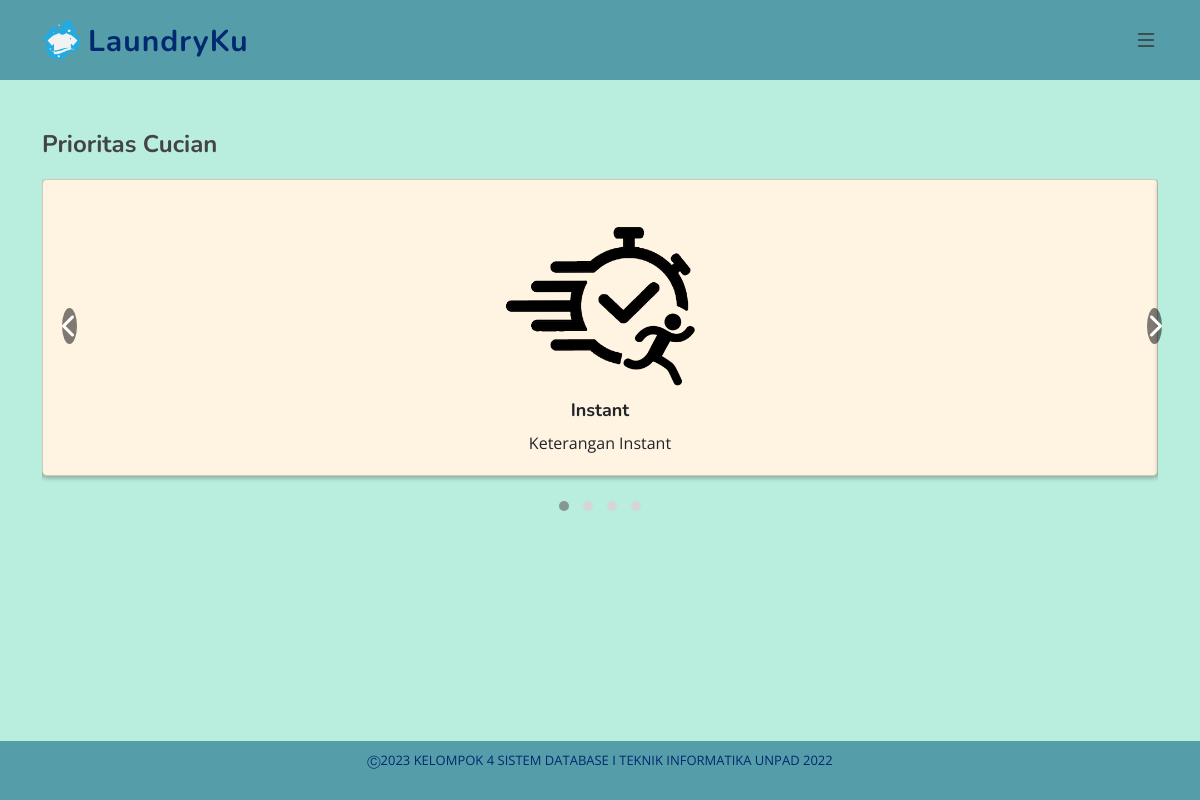
The app's page /laundry/prioritas_pelanggan.php with its own data.
### tables this page shows
CREATE TABLE `prioritas` (
  `id_prioritas` int(11) NOT NULL,
  `jenis_prioritas` varchar(255) NOT NULL,
  `keterangan` varchar(255) DEFAULT NULL,
  `durasi` int(11) DEFAULT NULL,
  `image_url` varchar(255) DEFAULT NULL
);

### laundry/prioritas_pelanggan.php (the view, shortened to what this page needs)
<?php
include "config.php";
$query = "SELECT * FROM Prioritas";
$result = mysqli_query($conn, $query);
?>
<?php include 'header_pelanggan.php'; ?>
<link rel="stylesheet" href="https://cdnjs.cloudflare.com/ajax/libs/OwlCarousel2/2.3.4/assets/owl.carousel.min.css">
<link rel="stylesheet" href="https://cdnjs.cloudflare.com/ajax/libs/OwlCarousel2/2.3.4/assets/owl.theme.default.min.css">
<link rel="stylesheet" href="assets/css/styles.css">
<main id="main">
  <section id="admin" class="admin">
    <div class="container">
      <div class="row">
        <div class="col-lg-12">
          <h2>Prioritas Cucian</h2>
        </div>
      </div>
      <div class="row">
        <div class="owl-carousel owl-theme">
          <?php while ($row = mysqli_fetch_assoc($result)) : ?>
            <div class="card">
              <img src="<?php echo $row['image_url']; ?>" alt="Icon" class="card-image">
              <h5 class="card-title"><?php echo $row['jenis_prioritas']; ?></h5>
              <p class="card-text">
                <?php
                $keterangan = $row['keterangan'];
                $highlighted_keterangan = str_ireplace('prioritas', '<span class="highlight">prioritas</span>', $keterangan);
                echo $highlighted_keterangan;
                ?>
              </p>
            </div>
          <?php endwhile; ?>
        </div>
      </div>
    </div>
  </section>
</main>
<?php include 'footer.php'; ?>

### laundry/assets/css/style.css (style rules this page uses)
:root { scroll-behavior: smooth; }
body { font-family: "Open Sans", sans-serif; color: #444444; }
h1, h2, h3, h4, h5, h6 { font-family: "Nunito", sans-serif; }
section { padding: 60px 0; overflow: hidden; }

### laundry/assets/css/styles.css (style rules this page uses)
#main { background-color: #B9EDDD; min-height: calc(100vh - 30px); }
#main .admin h2 { font-size: 24px; font-weight: bold; margin-bottom: 20px; }
#main { padding-top: 70px; }
#main .card { background-color: #FFF3E2; border-radius: 5px; box-shadow: 0 2px 5px rgba(0, 0, 0, 0.3); padding: 20px; text-align: center; padding-bottom: 20px; margin-bottom: 20px; }
#main .admin .card-title { font-size: 18px; font-weight: bold; margin-bottom: 10px; }
#main .admin .card-text { margin-bottom: 0; }
#main .admin .card-image { max-width: 100%; max-height: 200px; object-fit: contain; }

### records on screen
prioritas: image_url (picture), jenis_prioritas "Instant", keterangan "Keterangan Instant"
